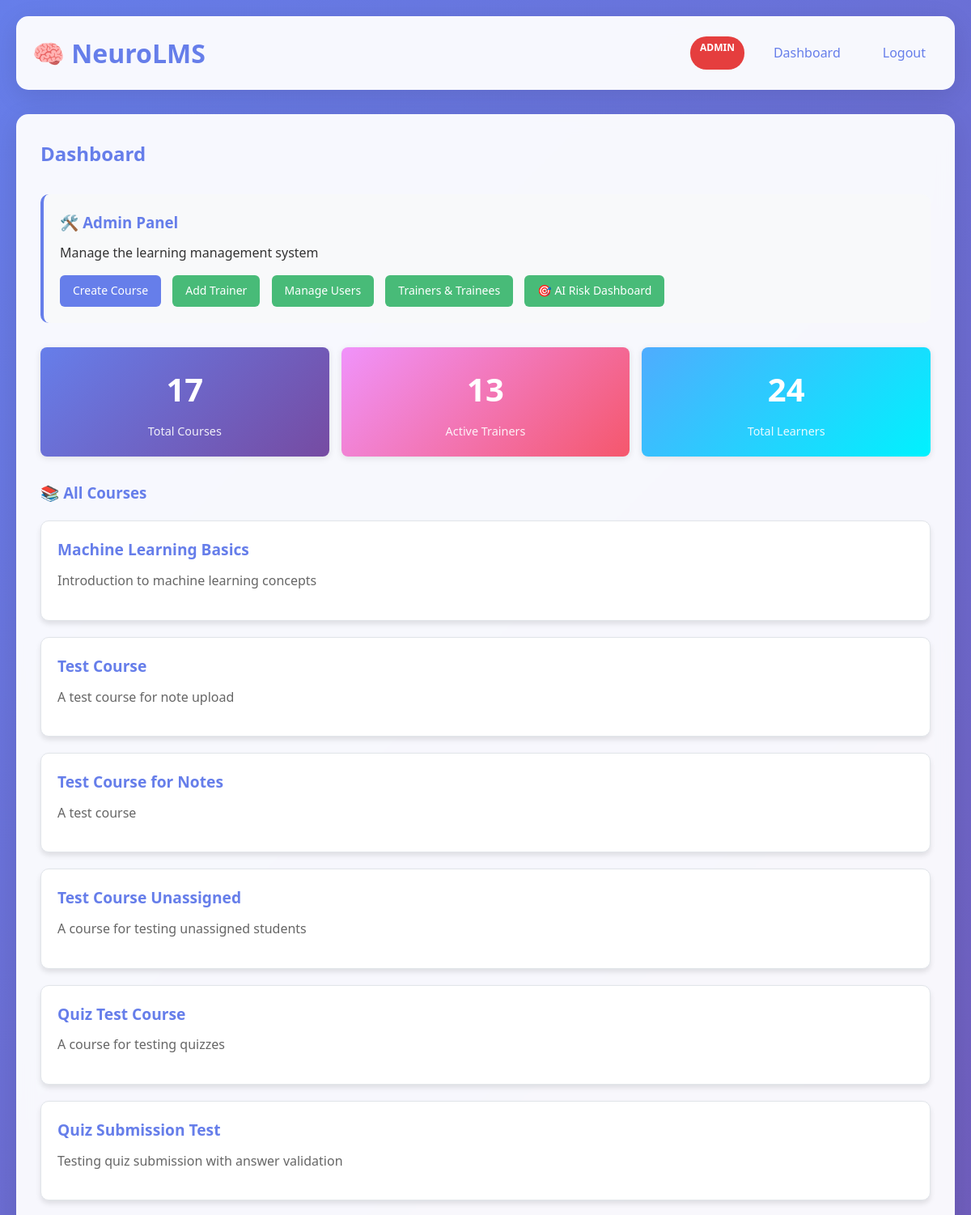
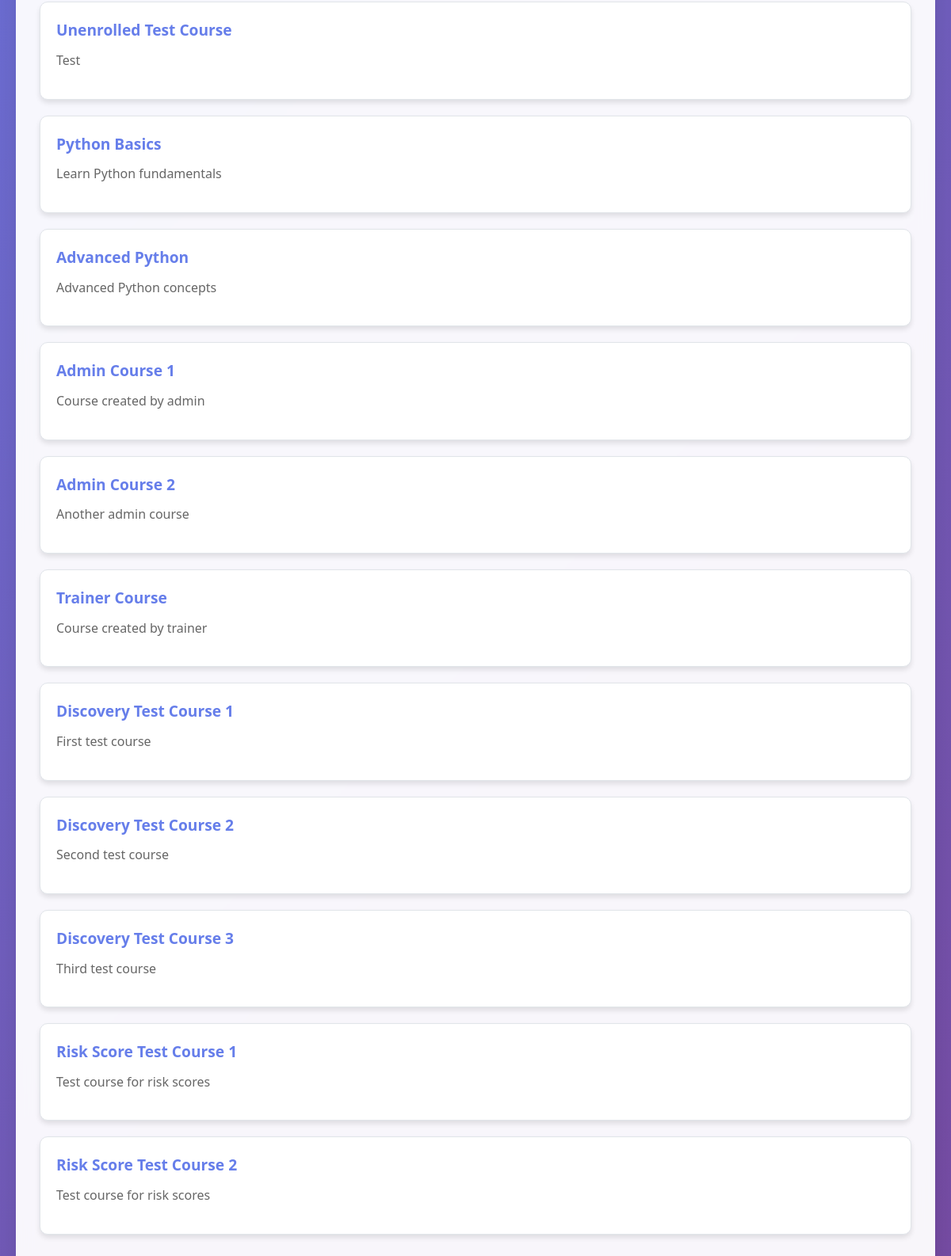
The page /dashboard (signed in) on the database its author committed (2 pictures, top to bottom).
### app.py (models this page shows)
class Course(db.Model):
    id = db.Column(db.Integer, primary_key=True)
    title = db.Column(db.String(200))
    description = db.Column(db.String(500))
    created_by = db.Column(db.Integer)

### app.py (the view, shortened to what this page needs)
@app.route("/dashboard")
def dashboard():
    if not session.get("user_id"):
        return redirect("/")
    role = session.get("role")
    current_user = User.query.get(session["user_id"])
    courses = []
    course_notes = {}
    trainees = []
    stats = {}
    risk_scores = []
    admin_email = "admin@neurolms.com"
    if role == "admin":
        courses = Course.query.all()
        course_notes = {}
        stats = {
            'total_courses': len(courses),
            'total_trainers': User.query.filter_by(role="trainer").count(),
            'total_users': User.query.filter_by(role="user").count()
        }
    return render_template(
        "dashboard.html",
        role=role,
        courses=courses,
        course_notes=course_notes,
        trainees=trainees,
        stats=stats,
        risk_scores=risk_scores,
        admin_email=admin_email,
        session=session
    )

### templates/dashboard.html (shortened to what this page needs)
{% extends "base.html" %}
{% block content %}
<h2 style="color: #667eea; margin-bottom: 30px;">Dashboard</h2>
{% if role == "admin" %}
<div class="card">
    <h3>🛠️ Admin Panel</h3>
    <p>Manage the learning management system</p>
    <div style="margin-top: 15px;">
        <a href="/create_course" class="action-btn">Create Course</a>
        <a href="/create_trainer" class="action-btn secondary">Add Trainer</a>
        <a href="/manage_users" class="action-btn secondary">Manage Users</a>
        <a href="/admin/trainers_trainees" class="action-btn secondary">Trainers & Trainees</a>
        <a href="/risk_dashboard" class="action-btn secondary">🎯 AI Risk Dashboard</a>
    </div>
</div>
<div style="display: grid; grid-template-columns: repeat(auto-fit, minmax(150px, 1fr)); gap: 15px; margin: 30px 0;">
    <div style="background: linear-gradient(135deg, #667eea 0%, #764ba2 100%); color: white; padding: 20px; border-radius: 8px; text-align: center; box-shadow: 0 2px 8px rgba(0,0,0,0.1);">
        <div style="font-size: 2.5rem; font-weight: 700; margin-bottom: 8px;">{{ stats.total_courses }}</div>
        <div style="font-size: 0.9rem; opacity: 0.9;">Total Courses</div>
    </div>
    <div style="background: linear-gradient(135deg, #f093fb 0%, #f5576c 100%); color: white; padding: 20px; border-radius: 8px; text-align: center; box-shadow: 0 2px 8px rgba(0,0,0,0.1);">
        <div style="font-size: 2.5rem; font-weight: 700; margin-bottom: 8px;">{{ stats.total_trainers }}</div>
        <div style="font-size: 0.9rem; opacity: 0.9;">Active Trainers</div>
    </div>
    <div style="background: linear-gradient(135deg, #4facfe 0%, #00f2fe 100%); color: white; padding: 20px; border-radius: 8px; text-align: center; box-shadow: 0 2px 8px rgba(0,0,0,0.1);">
        <div style="font-size: 2.5rem; font-weight: 700; margin-bottom: 8px;">{{ stats.total_users }}</div>
        <div style="font-size: 0.9rem; opacity: 0.9;">Total Learners</div>
    </div>
</div>
{% endif %}
<h3 style="color: #667eea; margin: 30px 0 20px 0;">
    {% if role == "user" %}
        � All Available Courses
    {% elif role == "trainer" %}
        📚 Available Courses
    {% else %}
        📚 All Courses
    {% endif %}
</h3>
{% if courses %}
    {% for item in courses %}
    {% set course = item.course if item.is_enrolled is defined else item %}
    {% set is_enrolled = item.is_enrolled if item.is_enrolled is defined else true %}
    <div class="course-card">
        <div class="course-title">{{ course.title }}</div>
        <div class="course-description">{{ course.description }}</div>
    </div>
    {% endfor %}
{% endif %}
{% endblock %}

### templates/base.html (style rules this page uses)
* { margin: 0; padding: 0; box-sizing: border-box; }
body { font-family: 'Segoe UI', Tahoma, Geneva, Verdana, sans-serif; line-height: 1.6; color: #333; background: linear-gradient(135deg, #667eea 0%, #764ba2 100%); min-height: 100vh; }
.card { background: #f8f9fa; border-radius: 10px; padding: 20px; margin-bottom: 20px; border-left: 4px solid #667eea; }
.card h3 { color: #667eea; margin-bottom: 10px; }
.course-card { background: white; border-radius: 10px; padding: 20px; margin-bottom: 20px; box-shadow: 0 4px 6px rgba(0, 0, 0, 0.1); border: 1px solid #e1e5e9; }
.course-title { color: #667eea; font-size: 1.2em; font-weight: bold; margin-bottom: 10px; }
.course-description { color: #666; margin-bottom: 15px; }
.action-btn { background: #667eea; color: white; text-decoration: none; padding: 8px 16px; border-radius: 6px; font-size: 14px; margin-right: 10px; display: inline-block; transition: background 0.3s ease; }
.action-btn.secondary { background: #48bb78; }

### rows shown on the page
Course: title "Machine Learning Basics", description "Introduction to machine learning concepts"
Course: title "Test Course", description "A test course for note upload"
Course: title "Test Course for Notes", description "A test course"
Course: title "Test Course Unassigned", description "A course for testing unassigned students"
Course: title "Quiz Test Course", description "A course for testing quizzes"
Course: title "Quiz Submission Test", description "Testing quiz submission with answer validation"
Course: title "Unenrolled Test Course", description "Test"
Course: title "Python Basics", description "Learn Python fundamentals"
Course: title "Advanced Python", description "Advanced Python concepts"
Course: title "Admin Course 1", description "Course created by admin"
Course: title "Admin Course 2", description "Another admin course"
Course: title "Trainer Course", description "Course created by trainer"
Course: title "Discovery Test Course 1", description "First test course"
Course: title "Discovery Test Course 2", description "Second test course"
Course: title "Discovery Test Course 3", description "Third test course"
Course: title "Risk Score Test Course 1", description "Test course for risk scores"
Course: title "Risk Score Test Course 2", description "Test course for risk scores"

### other values the page prints
{{ session.role }} "ADMIN"
{{ stats.total_courses }} "17"
{{ stats.total_trainers }} "13"
{{ stats.total_users }} "24"
